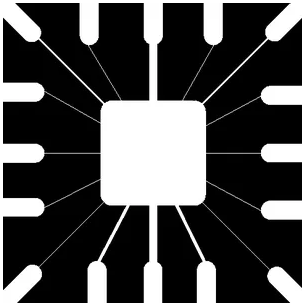
#> input picture e.png, 304 x 305 px, found by its file name
$ jupyter execute dilation_erosion.ipynb
#> lines starting #> are read from the running program, lines starting #| are printed output that depends on the picture
[cell 1]
import cv2
import numpy as np
from matplotlib import pyplot as plt
from google.colab.patches import cv2_imshow
img = cv2.imread('/content/e.png', 0)
#> img: shape (305, 304); min 0, max 255, mean 77.8
h, w = img.shape
#> h = 305; w = 304

# Erosion
k = 11
SE = np.ones((k, k), dtype=np.uint8)
c = (k - 1) // 2

img_erosion = np.zeros((h, w), dtype=np.uint8)

for i in range(c, h - c):
    for j in range(c, w - c):
        temp = img[i - c:i + c + 1, j - c:j + c + 1]
        l = temp * SE
        img_erosion[i][j] = np.min(l)
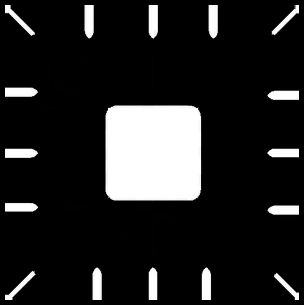
#> img_erosion: shape (305, 304); min 0, max 255, mean 35.5

# Display the original image
cv2_imshow(img)

# Display the image after erosion
cv2_imshow(img_erosion)

# Dialation
kn = np.array([[1, 0, 1], [1, 1, 1], [0, 1, 0]])
c = 1

img_dilation = np.zeros((h, w), dtype=np.uint8)

for i in range(c, h - c):
    for j in range(c, w - c):
        temp = img[i - c:i + c + 1, j - c:j + c + 1]
        l = temp * kn
        img_dilation[i][j] = np.max(l)
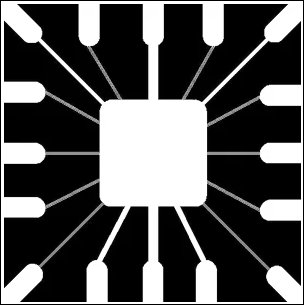
#> img_dilation: shape (305, 304); min 0, max 255, mean 86.7

# Display the image after dilation
cv2_imshow(img_dilation)
